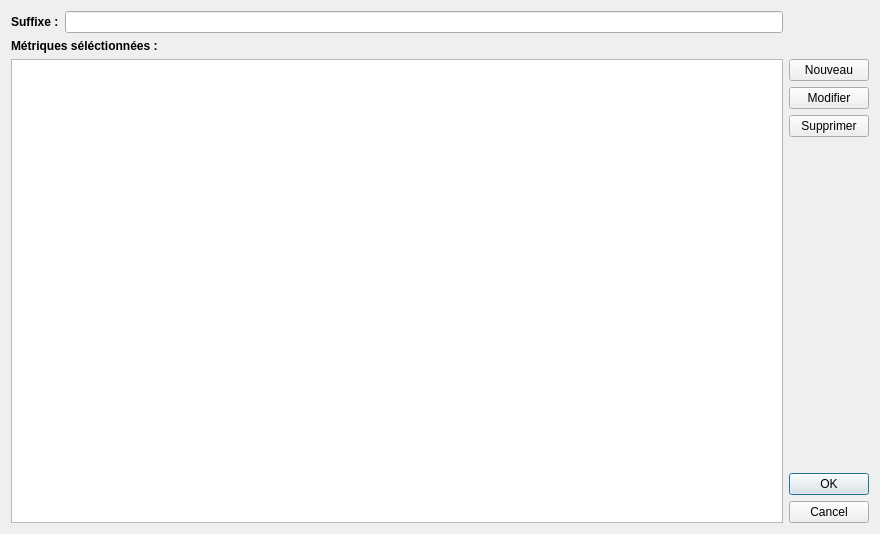
<?xml version="1.0" encoding="UTF-8"?>
<ui version="4.0">
 <class>CT_ManageConfigurableElementsDialog</class>
 <widget class="QDialog" name="CT_ManageConfigurableElementsDialog">
  <property name="geometry">
   <rect>
    <x>0</x>
    <y>0</y>
    <width>880</width>
    <height>534</height>
   </rect>
  </property>
  <property name="windowTitle">
   <string>Dialog</string>
  </property>
  <layout class="QGridLayout" name="gridLayout">
   <item row="2" column="2">
    <widget class="QWidget" name="widget" native="true">
     <layout class="QVBoxLayout" name="verticalLayout">
      <property name="leftMargin">
       <number>0</number>
      </property>
      <property name="topMargin">
       <number>0</number>
      </property>
      <property name="rightMargin">
       <number>0</number>
      </property>
      <property name="bottomMargin">
       <number>0</number>
      </property>
      <item>
       <widget class="QPushButton" name="pb_new">
        <property name="text">
         <string>Nouveau</string>
        </property>
       </widget>
      </item>
      <item>
       <widget class="QPushButton" name="pb_modify">
        <property name="text">
         <string>Modifier</string>
        </property>
       </widget>
      </item>
      <item>
       <widget class="QPushButton" name="pb_delete">
        <property name="text">
         <string>Supprimer</string>
        </property>
       </widget>
      </item>
      <item>
       <spacer name="verticalSpacer">
        <property name="orientation">
         <enum>Qt::Vertical</enum>
        </property>
        <property name="sizeHint" stdset="0">
         <size>
          <width>20</width>
          <height>40</height>
         </size>
        </property>
       </spacer>
      </item>
      <item>
       <widget class="QDialogButtonBox" name="buttonBox">
        <property name="sizePolicy">
         <sizepolicy hsizetype="Fixed" vsizetype="Fixed">
          <horstretch>0</horstretch>
          <verstretch>0</verstretch>
         </sizepolicy>
        </property>
        <property name="orientation">
         <enum>Qt::Vertical</enum>
        </property>
        <property name="standardButtons">
         <set>QDialogButtonBox::Cancel|QDialogButtonBox::Ok</set>
        </property>
       </widget>
      </item>
     </layout>
    </widget>
   </item>
   <item row="2" column="0" colspan="2">
    <widget class="QListWidget" name="listWidget">
     <property name="sizePolicy">
      <sizepolicy hsizetype="Expanding" vsizetype="Expanding">
       <horstretch>1</horstretch>
       <verstretch>0</verstretch>
      </sizepolicy>
     </property>
    </widget>
   </item>
   <item row="0" column="1">
    <widget class="QLineEdit" name="le_suffix">
     <property name="sizePolicy">
      <sizepolicy hsizetype="Expanding" vsizetype="Fixed">
       <horstretch>1</horstretch>
       <verstretch>0</verstretch>
      </sizepolicy>
     </property>
    </widget>
   </item>
   <item row="0" column="0">
    <widget class="QLabel" name="label">
     <property name="sizePolicy">
      <sizepolicy hsizetype="Fixed" vsizetype="Preferred">
       <horstretch>0</horstretch>
       <verstretch>0</verstretch>
      </sizepolicy>
     </property>
     <property name="font">
      <font>
       <weight>75</weight>
       <bold>true</bold>
      </font>
     </property>
     <property name="text">
      <string>Suffixe :</string>
     </property>
    </widget>
   </item>
   <item row="1" column="0" colspan="2">
    <widget class="QLabel" name="lb_title2">
     <property name="font">
      <font>
       <weight>75</weight>
       <bold>true</bold>
      </font>
     </property>
     <property name="text">
      <string>Métriques séléctionnées :</string>
     </property>
    </widget>
   </item>
  </layout>
 </widget>
 <resources/>
 <connections>
  <connection>
   <sender>buttonBox</sender>
   <signal>accepted()</signal>
   <receiver>CT_ManageConfigurableElementsDialog</receiver>
   <slot>accept()</slot>
   <hints>
    <hint type="sourcelabel">
     <x>248</x>
     <y>254</y>
    </hint>
    <hint type="destinationlabel">
     <x>157</x>
     <y>274</y>
    </hint>
   </hints>
  </connection>
  <connection>
   <sender>buttonBox</sender>
   <signal>rejected()</signal>
   <receiver>CT_ManageConfigurableElementsDialog</receiver>
   <slot>reject()</slot>
   <hints>
    <hint type="sourcelabel">
     <x>316</x>
     <y>260</y>
    </hint>
    <hint type="destinationlabel">
     <x>286</x>
     <y>274</y>
    </hint>
   </hints>
  </connection>
 </connections>
</ui>
